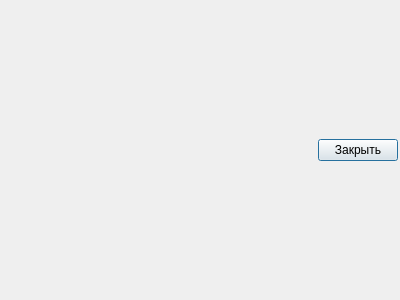
<?xml version="1.0" encoding="UTF-8"?>
<ui version="4.0">
 <class>EditPo</class>
 <widget class="QDialog" name="EditPo">
  <property name="geometry">
   <rect>
    <x>0</x>
    <y>0</y>
    <width>400</width>
    <height>300</height>
   </rect>
  </property>
  <property name="windowTitle">
   <string>Редактирование ПО</string>
  </property>
  <layout class="QVBoxLayout" name="verticalLayout_2">
   <property name="spacing">
    <number>2</number>
   </property>
   <property name="margin">
    <number>2</number>
   </property>
   <item>
    <layout class="QVBoxLayout" name="poLayout">
     <property name="spacing">
      <number>2</number>
     </property>
    </layout>
   </item>
   <item>
    <layout class="QHBoxLayout" name="horizontalLayout">
     <item>
      <spacer name="horizontalSpacer">
       <property name="orientation">
        <enum>Qt::Horizontal</enum>
       </property>
       <property name="sizeHint" stdset="0">
        <size>
         <width>40</width>
         <height>20</height>
        </size>
       </property>
      </spacer>
     </item>
     <item>
      <widget class="QPushButton" name="pushButton">
       <property name="text">
        <string>Закрыть</string>
       </property>
       <property name="icon">
        <iconset resource="../icons.qrc">
         <normaloff>:/16x16/cancelDel/ico/button_cancel_16x16 (1).png</normaloff>:/16x16/cancelDel/ico/button_cancel_16x16 (1).png</iconset>
       </property>
      </widget>
     </item>
    </layout>
   </item>
  </layout>
 </widget>
 <resources>
  <include location="../icons.qrc"/>
 </resources>
 <connections>
  <connection>
   <sender>pushButton</sender>
   <signal>clicked()</signal>
   <receiver>EditPo</receiver>
   <slot>close()</slot>
   <hints>
    <hint type="sourcelabel">
     <x>345</x>
     <y>219</y>
    </hint>
    <hint type="destinationlabel">
     <x>216</x>
     <y>218</y>
    </hint>
   </hints>
  </connection>
 </connections>
</ui>
